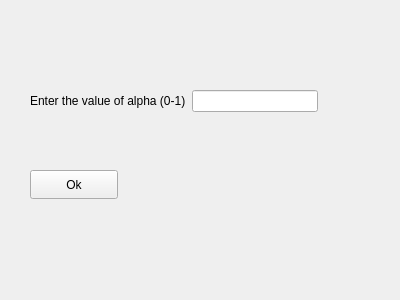
<?xml version="1.0" encoding="UTF-8"?>
<ui version="4.0">
 <class>Form</class>
 <widget class="QWidget" name="Form">
  <property name="geometry">
   <rect>
    <x>0</x>
    <y>0</y>
    <width>400</width>
    <height>300</height>
   </rect>
  </property>
  <property name="windowTitle">
   <string>Form</string>
  </property>
  <widget class="QWidget" name="layoutWidget">
   <property name="geometry">
    <rect>
     <x>30</x>
     <y>90</y>
     <width>288</width>
     <height>31</height>
    </rect>
   </property>
   <layout class="QFormLayout" name="formLayout">
    <item row="0" column="1">
     <widget class="QLineEdit" name="lineEdit"/>
    </item>
    <item row="0" column="0">
     <widget class="QLabel" name="label">
      <property name="text">
       <string>Enter the value of alpha (0-1)</string>
      </property>
     </widget>
    </item>
   </layout>
  </widget>
  <widget class="QPushButton" name="pushButton">
   <property name="geometry">
    <rect>
     <x>30</x>
     <y>170</y>
     <width>88</width>
     <height>29</height>
    </rect>
   </property>
   <property name="text">
    <string>Ok</string>
   </property>
  </widget>
 </widget>
 <resources/>
 <connections/>
</ui>
